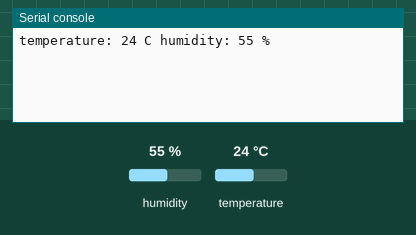
Simulated run of this program. Board: ESP8266 board running MicroPython. Shown: the last lines printed to the serial console. Inputs (shaded band) come from the test bench; at power-on: humidity 55 %, temperature 24 °C.

Above: at 1.2 s.
1.3 s: humidity set to 22 %
At 3.0 s:
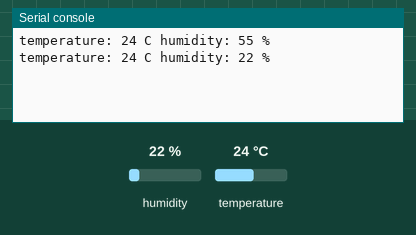
4.0 s: temperature set to 12 °C
At 5.3 s:
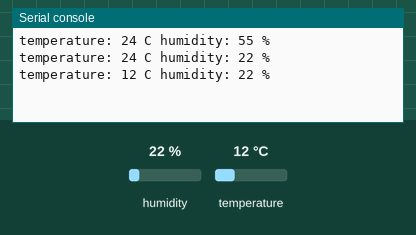
6.7 s: humidity set to 40 %
At 8.9 s:
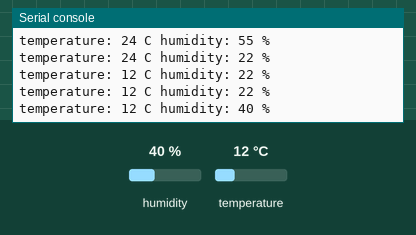
Timing chart, 0 to 10.4 s (numbered marks = the images above; inputs shaded):
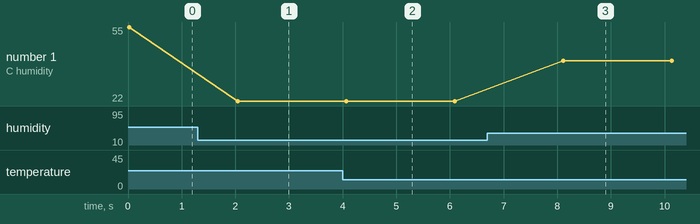

Measured:
- after the input at 1.3 s, the serial console: prints a new line after 0.75 s (image 1)
- after the input at 4.0 s, the serial console: prints a new line after 0.07 s (image 2)
- after the input at 6.7 s, the serial console: prints a new line after 1.4 s (image 3)
- plotted number 1: 55 → 22 after the input at 1.3 s, 22 → 40 after the input at 6.7 s

The program:

Hygrothermograph.py
```python
import machine
import time
import dht

DHT = dht.DHT11(machine.Pin(13))

while True:
    DHT.measure()
    print('temperature:',DHT.temperature(),"C",'humidity:',DHT.humidity(),"%")
    time.sleep_ms(2000)
```
